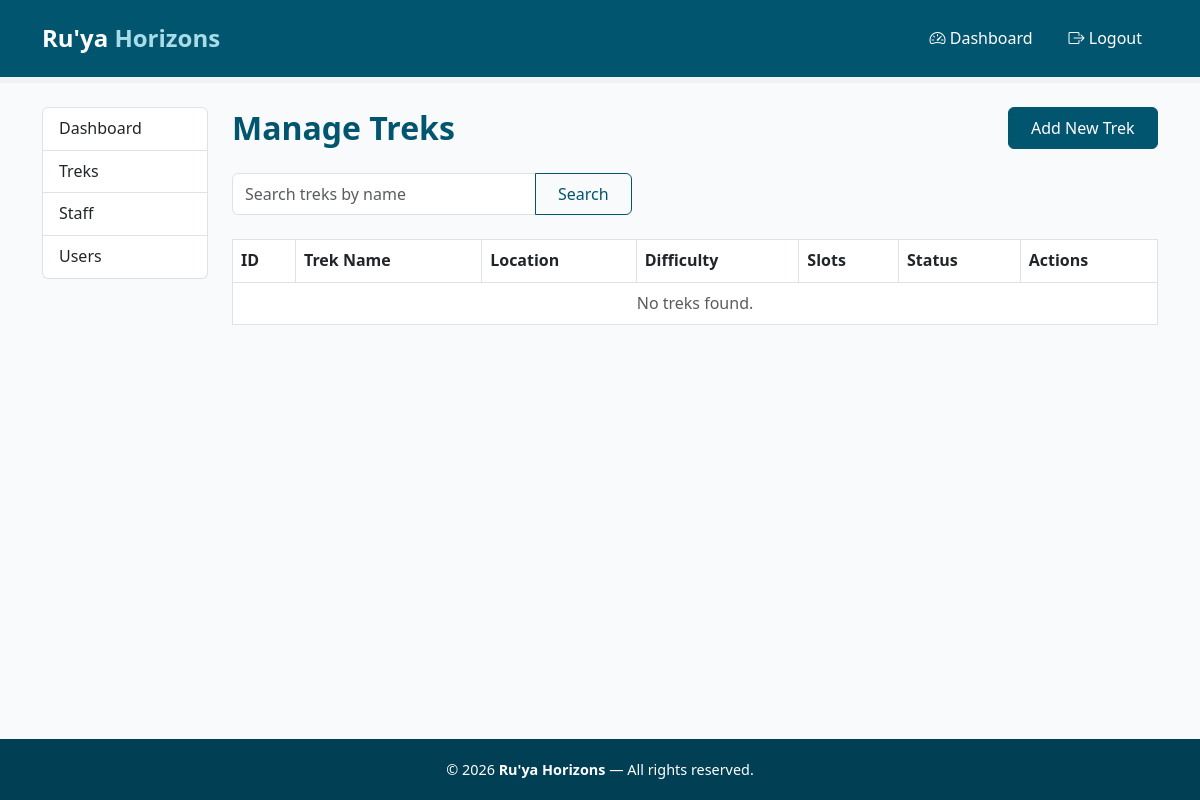
/admin/treks (signed in), run on an earlier commit of the app's database.
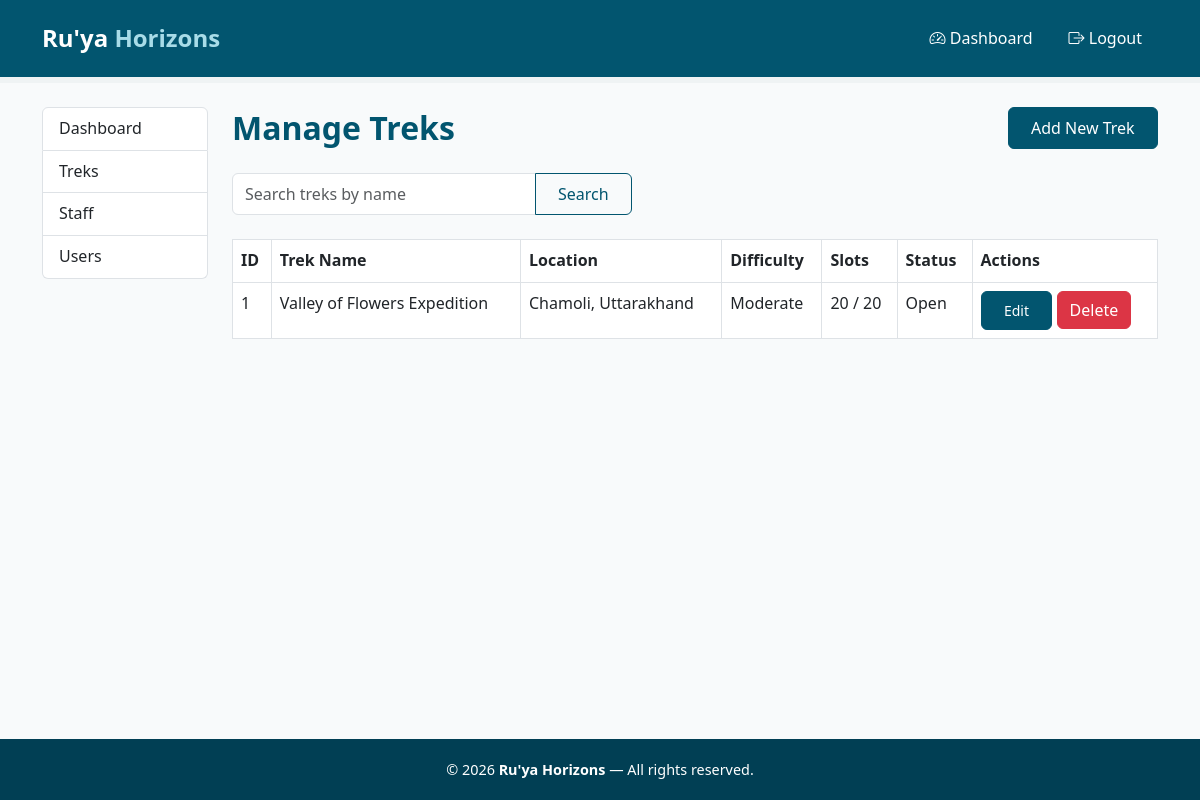
And on a later commit of the database.
### models.py (models this page shows)
class Trek(db.Model):
    __tablename__ = 'trek'
    id = db.Column(db.Integer, primary_key=True)
    name = db.Column(db.String(150), nullable=False)
    location = db.Column(db.String(150), nullable=False)
    difficulty = db.Column(db.String(50), nullable=False)
    duration = db.Column(db.Integer, nullable=False)
    total_slots = db.Column(db.Integer, nullable=False)
    available_slots = db.Column(db.Integer, nullable=False)
    status = db.Column(db.String(50), default='Pending') # pending, approved, open, closed, completed
    start_date = db.Column(db.Date, nullable=False)
    end_date = db.Column(db.Date, nullable=False)
    description = db.Column(db.Text, nullable=False)
    price = db.Column(db.Float, nullable=False)
    assigned_staff_id = db.Column(db.Integer, db.ForeignKey('staff.id'), nullable=True)
    bookings = db.relationship('Booking', backref='trek', lazy=True)

### app.py (the view)
@app.route('/admin/treks')
@login_required
def admin_treks():
    if current_user.role != 'admin':
        return "Access denied: Admins only", 403
    search_query = request.args.get('q', '')
    if search_query:
        treks = Trek.query.filter(Trek.name.ilike(f'%{search_query}%')).all()
    else:
        treks = Trek.query.all()
    return render_template('admin_manage_treks.html', treks=treks, search_query=search_query)

### app.py (called while the page is built)
@login_manager.user_loader
def load_user(user_id):
    return User.query.get(int(user_id))

### templates/admin_manage_treks.html (shortened to what this page needs)
{% extends "base.html" %}
{% block content %}
<div class="container my-4">
    <div class="row">
        {% include "admin_sidebar.html" %}
        <div class="col-md-9 col-lg-10">
            <div class="d-flex justify-content-between align-items-center mb-4">
                <h2 class="page-heading mb-0">Manage Treks</h2>
                <a href="{{ url_for('admin_add_trek') }}" class="btn btn-primary">Add New Trek</a>
            </div>
            <form method="GET" action="{{ url_for('admin_treks') }}" class="mb-4">
                <div class="input-group" style="max-width: 400px;">
                    <input type="text" name="q" class="form-control" placeholder="Search treks by name"
                           value="{{ search_query or '' }}">
                    <button type="submit" class="btn btn-outline-primary">Search</button>
                </div>
            </form>
            <table class="table table-bordered table-hover">
                <thead>
                    <tr>
                        <th>ID</th>
                        <th>Trek Name</th>
                        <th>Location</th>
                        <th>Difficulty</th>
                        <th>Slots</th>
                        <th>Status</th>
                        <th>Actions</th>
                    </tr>
                </thead>
                <tbody>
                    {% for trek in treks %}
                    <tr>
                        <td>{{ trek.id }}</td>
                        <td>{{ trek.name }}</td>
                        <td>{{ trek.location }}</td>
                        <td>{{ trek.difficulty }}</td>
                        <td>{{ trek.available_slots }} / {{ trek.total_slots }}</td>
                        <td>{{ trek.status }}</td>
                        <td>
                            <a href="{{ url_for('admin_edit_trek', trek_id=trek.id) }}"
                               class="btn btn-sm btn-primary">Edit</a>
                            <a href="{{ url_for('admin_delete_trek', trek_id=trek.id) }}"
                               class="btn btn-danger"
                               onclick="return confirm('Delete this trek? This cannot be undone.');">Delete</a>
                        </td>
                    </tr>
                    {% else %}
                    <tr><td colspan="7" class="text-center text-muted">No treks found.</td></tr>
                    {% endfor %}
                </tbody>
            </table>
        </div>
    </div>
</div>
{% endblock %}

### templates/base.html (shortened to what this page needs)
<!DOCTYPE html>
<html lang="en">
<head>
    <link href="https://cdn.jsdelivr.net/npm/bootstrap@5.3.0/dist/css/bootstrap.min.css" rel="stylesheet">
    <link href="https://cdn.jsdelivr.net/npm/bootstrap-icons@1.10.5/font/bootstrap-icons.css" rel="stylesheet">
    <link rel="stylesheet" href="{{ url_for('static', filename='style.css') }}">
</head>
<body class="d-flex flex-column min-vh-100">
    <nav class="navbar">
        <div class="container">
            <a class="navbar-brand" href="{{ url_for('index') }}">
                Ru'ya <span>Horizons</span>
            </a>
            <ul class="navbar-nav ms-auto d-flex flex-row align-items-center gap-1">
                {% if current_user.is_authenticated %}
                {% if current_user.role == 'admin' %}
                <li class="nav-item">
                    <a class="nav-link" href="{{ url_for('admin_dashboard') }}">
                        <i class="bi bi-speedometer2"></i> Dashboard
                    </a>
                </li>
                {% elif current_user.role == 'trek_staff' %}
                <li class="nav-item">
                    <a class="nav-link" href="{{ url_for('staff_dashboard') }}">
                        <i class="bi bi-speedometer2"></i> Dashboard
                    </a>
                </li>
                {% else %}
                <li class="nav-item">
                    <a class="nav-link" href="{{ url_for('user_dashboard') }}">
                        <i class="bi bi-speedometer2"></i> Dashboard
                    </a>
                </li>
                {% endif %}
                <li class="nav-item">
                    <a class="nav-link" href="{{ url_for('logout') }}">
                        <i class="bi bi-box-arrow-right"></i> Logout
                    </a>
                </li>
                {% endif %}
            </ul>
        </div>
    </nav>
    <main class="flex-grow-1">
        {% block content %}{% endblock %}
    </main>
    <footer class="footer">
        <div class="container">
            <p class="mb-0">
                &copy; 2026 <strong>Ru'ya Horizons</strong> &mdash; All rights reserved.
            </p>
        </div>
    </footer>
</body>
</html>

### templates/admin_sidebar.html
<div class="col-md-3 col-lg-2">
    <div class="list-group">
        <a href="{{ url_for('admin_dashboard') }}" class="list-group-item list-group-item-action">Dashboard</a>
        <a href="{{ url_for('admin_treks') }}" class="list-group-item list-group-item-action">Treks</a>
        <a href="{{ url_for('admin_staff') }}" class="list-group-item list-group-item-action">Staff</a>
        <a href="{{ url_for('admin_users') }}" class="list-group-item list-group-item-action">Users</a>
    </div>
</div>

### static/style.css (style rules this page uses)
* { margin: 0; padding: 0; box-sizing: border-box; }
body { font-family: 'Segoe UI', Tahoma, Geneva, Verdana, sans-serif; color: #02556f; background-color: #f8fafb; line-height: 1.6; }
a { text-decoration: none; color: #02556f; }
.navbar { background-color: #02556f !important; padding: 0.9rem 1.5rem; border-bottom: 6px solid #eff3f4; position: sticky; top: 0; z-index: 100; }
.navbar-brand { font-size: 1.5rem; font-weight: 700; color: #ffffff !important; }
.navbar-brand span { color: #a8dce8; }
.navbar-nav .nav-link { color: #ffffff !important; font-weight: 500; padding: 0.4rem 1rem !important; }
.btn-primary { background-color: #02556f; border-color: #02556f; color: #ffffff; font-weight: 500; padding: 0.5rem 1.4rem; border-radius: 6px; }
.btn-outline-primary { border: 1px solid #02556f; color: #02556f; font-weight: 500; padding: 0.5rem 1.4rem; border-radius: 6px; }
.footer { background-color: #013f54; color: #ffffff; text-align: center; padding: 1.2rem 0; font-size: 0.9rem; margin-top: auto; }
.page-heading { color: #02556f; font-weight: 700; }

What changed in the data, as far as the page shows it:
added Trek: id "1", name "Valley of Flowers Expedition", location "Chamoli, Uttarakhand", difficulty "Moderate", available_slots "20", total_slots "20", status "Open"
Also different on the page:
text no longer shown: "No treks found."
